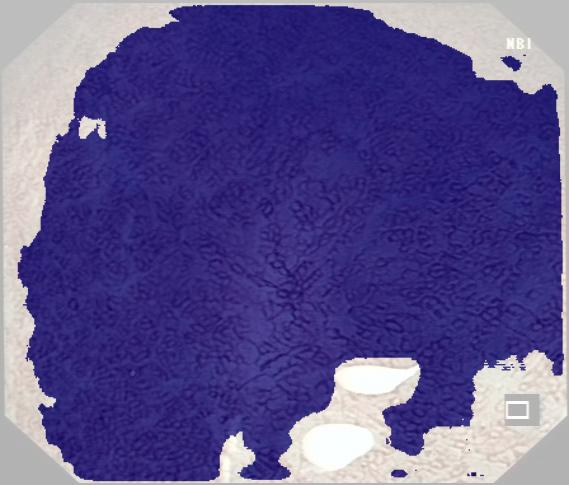
#> input picture 医院项目/2022.1-2022.6/二值化并筛选/背景黑色/4.jpg, 569 x 485 px
$ python 3.py
#> lines starting #> are read from the running program, lines starting #| are printed output that depends on the picture; after the words box and inside, x2 and y2 are one past the last pixel; in counts of white or black regions, pixels touching at a corner belong together
import cv2
import numpy as np

img = cv2.imread('4.jpg') # 读取照片
#> img is the input picture: shape (485, 569, 3); mean B, G, R 142.5, 83, 92.6

#cv2.imshow('img', img) # 显示图像
#cv2.waitKey(0) # 窗口等待的命令，0表示无限等待

rows, cols, channels = img.shape
#> rows = 485; cols = 569; channels = 3
print(rows, cols, channels)
#| 485 569 3

img2 = cv2.resize(img, None, fx=0.5, fy = 0.5)
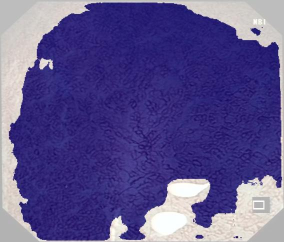
#> img2: shape (242, 284, 3); mean B, G, R 142.4, 82.8, 92.4

rows, cols, channels = img2.shape
#> rows = 242; cols = 284
print(rows, cols, channels)
#| 242 284 3
cv2.imshow('img', img2)
cv2.waitKey(0)
hsv = cv2.cvtColor(img2, cv2.COLOR_BGR2HSV)
#> hsv: shape (242, 284, 3); mean H, S, V 99.4, 132.1, 144.8

cv2.imshow('hsv',hsv)
cv2.waitKey(0)


lower_blue=np.array([110,100,100])
upper_blue=np.array([130,255,255])
mask = cv2.inRange(hsv, lower_blue, upper_blue)
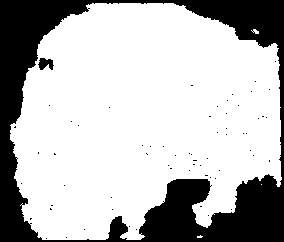
#> mask: shape (242, 284); 72.6% white; 64 black regions (62 under 20 px), largest, box (x1, y1, x2, y2) and area: (0, 0, 284, 242) 18599, (38, 58, 54, 70) 129

mask_tmp = cv2.inRange(hsv, lower_blue, upper_blue)

cv2.imshow('mask',mask)
cv2.waitKey(0)
cv2.imwrite('7.jpg',mask)

# 遍历每个像素点，进行颜色的替换
for i in range(rows):
  for j in range(cols):
    if mask[i,j]==255: # 像素点: 255 = 白色
      img2[i,j]=(0,0,255) # 白色 -> 红色
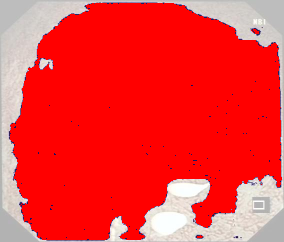
#> img2: shape (242, 284, 3); mean B, G, R 55.2, 55.3, 242
      # [5 lines of commented-out code are left out]

cv2.imshow('img', img2)
cv2.imwrite('9.jpg',img2)
cv2.waitKey(0)
